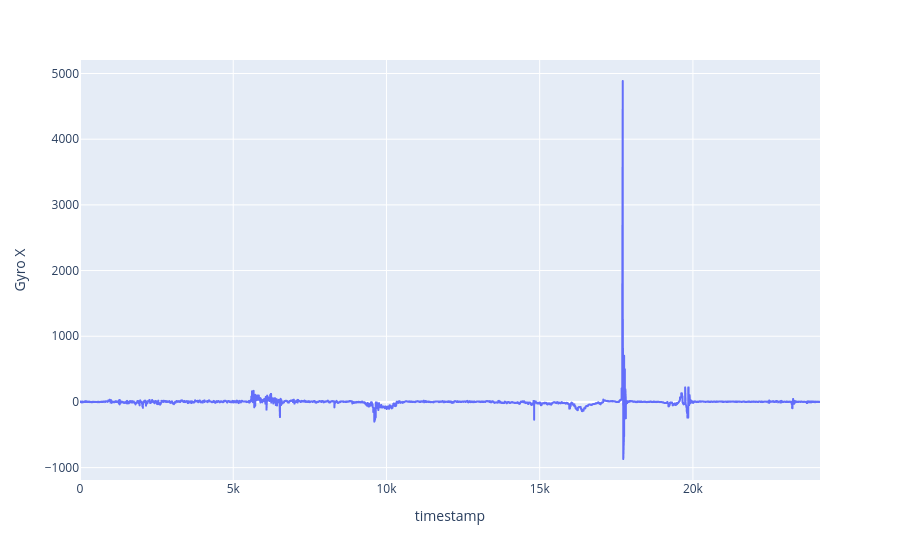

Notebook code for this chart:
### Code cell
#Run me only once please (Please go gentle on me uwu)
#Seriously though, since this is directly modifying data on dataset, please do only run once
#A red warning window will pop up when ran, but it can be ignored
gyro_data["Gyro X"] = gyro_data["Gyro X"] - gyro_data.loc[0]["Gyro X"]
gyro_data["Gyro Y"] = gyro_data["Gyro Y"] - gyro_data.loc[0]["Gyro Y"]
gyro_data["Gyro Z"] = gyro_data["Gyro Z"] - gyro_data.loc[0]["Gyro Z"]
gyro_data["timestamp"] = gyro_data["timestamp"] - gyro_data.loc[0]["timestamp"]
gyro_data.plot(x="timestamp", y="Gyro X")

### Figure 1 — Plotly figure (JSON) as saved in the notebook; plotly's stock layout.template omitted (floating-point values rounded to 4 significant figures; data arrays with more than 128 entries replaced by an {"elided": "..."} marker saying what was removed)
{"data": [{"hovertemplate": "timestamp=%{x}<br>Gyro X=%{y}<extra></extra>", "legendgroup": "", "line": {"color": "#636efa", "dash": "solid"}, "marker": {"symbol": "circle"}, "mode": "lines", "name": "", "showlegend": false, "type": "scattergl", "x": {"elided": "4444 int values"}, "xaxis": "x", "y": {"elided": "4444 int values"}, "yaxis": "y"}], "layout": {"legend": {"tracegroupgap": 0}, "margin": {"t": 60}, "xaxis": {"anchor": "y", "domain": [0, 1], "title": {"text": "timestamp"}}, "yaxis": {"anchor": "x", "domain": [0, 1], "title": {"text": "Gyro X"}}}}
